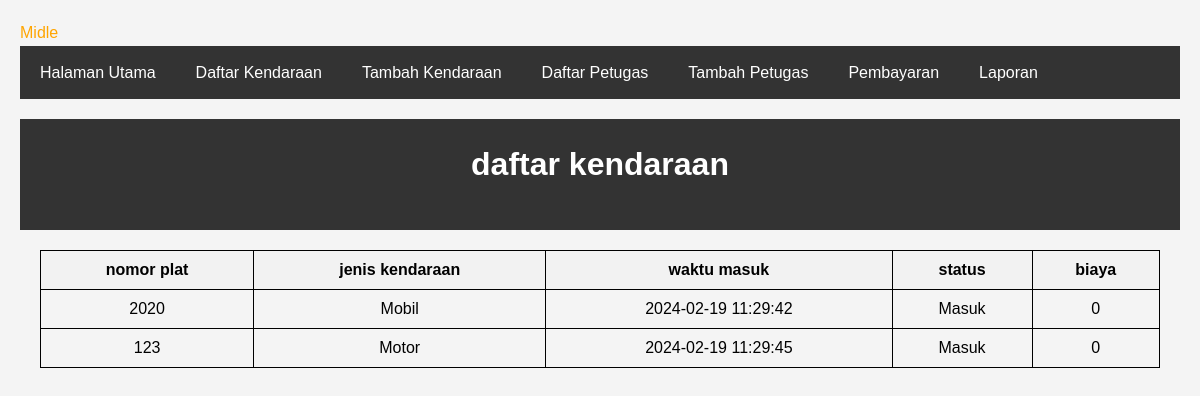
/daftar_kendaraan.php, run on the app's committed database.
### tables this page shows
CREATE TABLE `kendaraan` (
  `id` int(11) NOT NULL,
  `nomor_plat` varchar(20) NOT NULL,
  `jenis_kendaraan` varchar(50) NOT NULL,
  `waktu_masuk` datetime NOT NULL,
  `waktu_keluar` datetime DEFAULT NULL,
  `biaya_parkir` decimal(10,2) DEFAULT NULL,
  `status` enum('Masuk','Keluar') DEFAULT 'Masuk'
);

### daftar_kendaraan.php (the view, shortened to what this page needs)
<?php
require_once('koneksi.php');
$sql = "select * from kendaraan";
$result = $conn->query($sql);
?>
<!doctype html>
<html lang="en">
<head>
    <link rel="stylesheet" href="style.css">
</head>
<body>
    <?php include('navbar.php'); ?>
    <header>
        <h1>daftar kendaraan</h1>
    </header>
    <div class="container">
        <table>
            <tr>
                <th>nomor plat</th>
                <th>jenis kendaraan</th>
                <th>waktu masuk</th>
                <th>status</th>
                <th>biaya</th>
            </tr>
            <?php
            if ($result->num_rows > 0) {
                while ($row = $result->fetch_assoc()) {
                    echo "<tr>";
                    echo "<td>" . $row["nomor_plat"] . "</td>";
                    echo "<td>" . $row["jenis_kendaraan"] . "</td>";
                    echo "<td>" . $row["waktu_masuk"] . "</td>";
                    echo "<td>" . $row["status"] . "</td>";
                    $biaya = hitungbiayaparkir($row["jenis_kendaraan"]);
                    echo "<td>" . $biaya . "</td>";
                    echo "</tr>";
                }
            } else {
                echo "<tr><td colspan='5'>tidak ada data kendaraan</td></tr>";
            }
            function hitungbiayaparkir($jenis_kendaraan) {
                if ($jenis_kendaraan == 'motor') {
                    return 2000;
                } elseif ($jenis_kendaraan == 'mobil') {
                    return 3000;
                } else {
                    return 0;
                }
            }
            ?>
        </table>
    </div>
</body>
</html>

### style.css (style rules this page uses)
* { margin: 0; padding: 0; box-sizing: border-box; }
body { font-family: Arial, sans-serif; line-height: 1.6; background-color: #f4f4f4; padding: 20px; }
.container { max-width: 1200px; margin: 0 auto; padding: 0 20px; }
h1, h2, h3 { margin-bottom: 20px; }
header { background-color: #333; color: #fff; padding: 20px 0; text-align: center; }

### daftar_kendaraan.php (style rules this page uses)
table { width: 100%; border-collapse: collapse; margin-top: 20px; }
table, th, td { border: 1px solid black; text-align: center; }
th, td { padding: 10px; }
th { background-color: #f2f2f2; }

### data on the page
kendaraan: nomor_plat "2020", jenis_kendaraan "Mobil", waktu_masuk "2024-02-19 11:29:42", status "Masuk", jenis_kendaraan "0"
kendaraan: nomor_plat "123", jenis_kendaraan "Motor", waktu_masuk "2024-02-19 11:29:45", status "Masuk", jenis_kendaraan "0"

### other printed values
$status_message "Midle"
